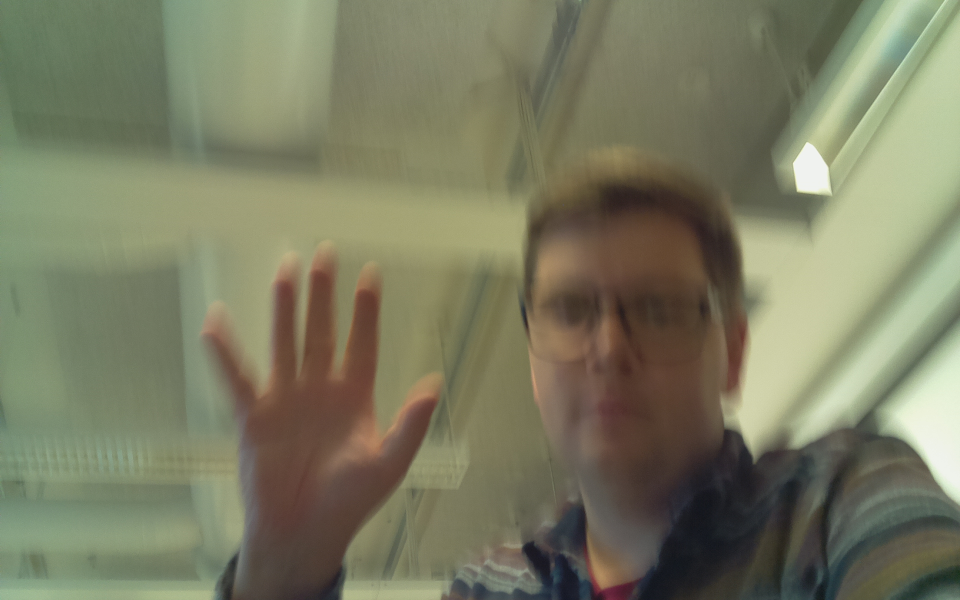
#> input picture RPI/py/picture.jpg, 1920 x 1200 px (shown at 1/2 size)
$ python imgtest.py   (Python 2 division)   (older library calls are emulated)
#> lines starting #> are read from the running program, lines starting #| are printed output that depends on the picture
import Image, ImageTk
import Tkinter
from time import sleep

img = Image.open('picture.jpg')
#> img is the input picture: PIL image 1920x1200 RGB; mean R, G, B 122.5, 123.6, 98.1
img = img.resize((320, 240), Image.ANTIALIAS)
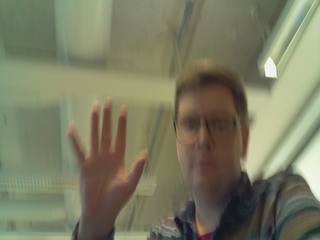
#> img: PIL image 320x240 RGB; mean R, G, B 122.5, 123.6, 98.1
img2 = Image.open('img.jpg')
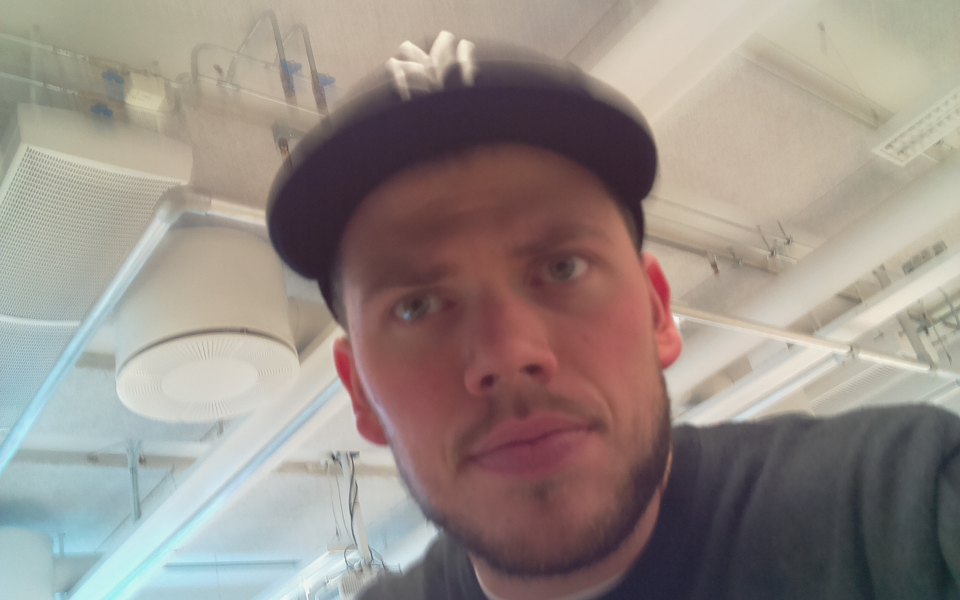
#> input picture RPI/py/img.jpg, 1920 x 1200 px (shown at 1/2 size)
#> img2 is the input picture: PIL image 1920x1200 RGB; mean R, G, B 150.3, 140, 134


count = 0;
while(count < 2):
    root = Tkinter.Tk()
    if (count == 1):
        tkimage = ImageTk.PhotoImage(img)
        Tkinter.Label(root, image=tkimage).pack()
        root.update_idletasks()
        root.update()
        print 'Displaying first image'
        sleep(3)
    else:
#> (the run stopped early here; a loop or call above may not have finished)
